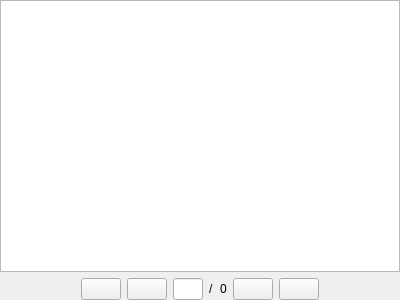
<?xml version="1.0" encoding="UTF-8"?>
<ui version="4.0">
 <class>JobListWidget</class>
 <widget class="QWidget" name="JobListWidget">
  <property name="geometry">
   <rect>
    <x>0</x>
    <y>0</y>
    <width>400</width>
    <height>300</height>
   </rect>
  </property>
  <property name="windowTitle">
   <string>Form</string>
  </property>
  <layout class="QVBoxLayout" name="verticalLayout">
   <property name="leftMargin">
    <number>0</number>
   </property>
   <property name="topMargin">
    <number>0</number>
   </property>
   <property name="rightMargin">
    <number>0</number>
   </property>
   <property name="bottomMargin">
    <number>0</number>
   </property>
   <item>
    <widget class="QListView" name="jobListView"/>
   </item>
   <item>
    <layout class="QHBoxLayout" name="horizontalLayout">
     <item>
      <spacer name="horizontalSpacer">
       <property name="orientation">
        <enum>Qt::Horizontal</enum>
       </property>
       <property name="sizeHint" stdset="0">
        <size>
         <width>40</width>
         <height>20</height>
        </size>
       </property>
      </spacer>
     </item>
     <item>
      <widget class="QPushButton" name="firstPageButton">
       <property name="toolTip">
        <string>First page</string>
       </property>
       <property name="text">
        <string/>
       </property>
       <property name="icon">
        <iconset resource="../freelancenavigator.qrc">
         <normaloff>:/Resources/go-first.png</normaloff>:/Resources/go-first.png</iconset>
       </property>
      </widget>
     </item>
     <item>
      <widget class="QPushButton" name="previousPageButton">
       <property name="toolTip">
        <string>Previous page</string>
       </property>
       <property name="text">
        <string/>
       </property>
       <property name="icon">
        <iconset resource="../freelancenavigator.qrc">
         <normaloff>:/Resources/go-previous.png</normaloff>:/Resources/go-previous.png</iconset>
       </property>
      </widget>
     </item>
     <item>
      <widget class="QLineEdit" name="pageLineEdit">
       <property name="maximumSize">
        <size>
         <width>30</width>
         <height>16777215</height>
        </size>
       </property>
       <property name="toolTip">
        <string>Current page</string>
       </property>
       <property name="alignment">
        <set>Qt::AlignRight|Qt::AlignTrailing|Qt::AlignVCenter</set>
       </property>
      </widget>
     </item>
     <item>
      <widget class="QLabel" name="slashLabel">
       <property name="text">
        <string>/</string>
       </property>
      </widget>
     </item>
     <item>
      <widget class="QLabel" name="pageTotalLabel">
       <property name="toolTip">
        <string>Total pages</string>
       </property>
       <property name="text">
        <string>0</string>
       </property>
      </widget>
     </item>
     <item>
      <widget class="QPushButton" name="nextPageButton">
       <property name="toolTip">
        <string>Next page</string>
       </property>
       <property name="text">
        <string/>
       </property>
       <property name="icon">
        <iconset resource="../freelancenavigator.qrc">
         <normaloff>:/Resources/go-next.png</normaloff>:/Resources/go-next.png</iconset>
       </property>
      </widget>
     </item>
     <item>
      <widget class="QPushButton" name="lastPageButton">
       <property name="toolTip">
        <string>Last page</string>
       </property>
       <property name="text">
        <string/>
       </property>
       <property name="icon">
        <iconset resource="../freelancenavigator.qrc">
         <normaloff>:/Resources/go-last.png</normaloff>:/Resources/go-last.png</iconset>
       </property>
      </widget>
     </item>
     <item>
      <spacer name="horizontalSpacer_2">
       <property name="orientation">
        <enum>Qt::Horizontal</enum>
       </property>
       <property name="sizeHint" stdset="0">
        <size>
         <width>40</width>
         <height>20</height>
        </size>
       </property>
      </spacer>
     </item>
    </layout>
   </item>
  </layout>
 </widget>
 <resources>
  <include location="../freelancenavigator.qrc"/>
 </resources>
 <connections/>
</ui>
